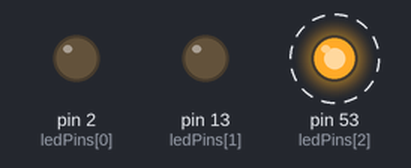
This sketch was run on a simulated Arduino Mega 2560, built with avr-gcc and run on an emulated ATmega2560. On the bench: output pins drawn as LEDs (lit = HIGH). Dashed ring = blinking.

Above: at 0.5 s.
Timing chart, 0 to 4.6 s (numbered marks = the images above):
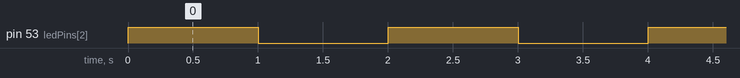

Measured:
- by itself, pin 53 (ledPins[2]): alternates HIGH for 1.0 s and LOW for 1.0 s

The sketch:

protosketch002.ino
```cpp
int threshold = 399;
int ledPins[] = {2, 13, 53};
void setup() {
  // put your setup code here, to run once:
  int analogInput = A0;
  int pinCount = 3;
  for (int thisPin = 0; thisPin < pinCount; thisPin++) {

  pinMode(ledPins[thisPin], OUTPUT);

  }
}

void loop() {
  // put your main code here, to run repeatedly:
  int analogInput = 30;
  if(analogInput > threshold)
  {
  digitalWrite(ledPins[1], HIGH);   // turn the LED on (HIGH is the voltage level)
  delay(1000);                       // wait for a second
  digitalWrite(ledPins[1], LOW);    // turn the LED off by making the voltage LOW
  delay(1000);
  }
  else(analogInput < threshold);
  {
  digitalWrite(ledPins[2], HIGH);   // turn the LED on (HIGH is the voltage level)
  delay(1000);                       // wait for a second
  digitalWrite(ledPins[2], LOW);    // turn the LED off by making the voltage LOW
  delay(1000);
}
}
```
